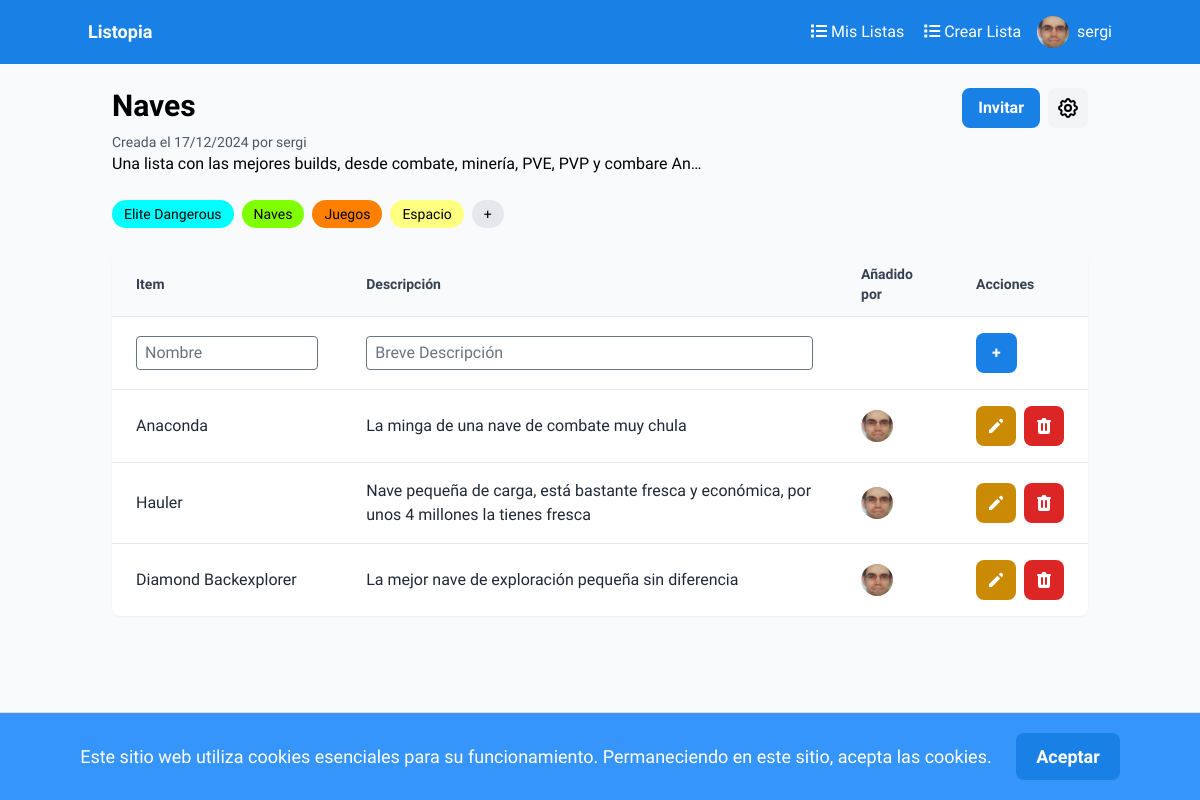
The app's page /lists/2/ (signed in), older data.
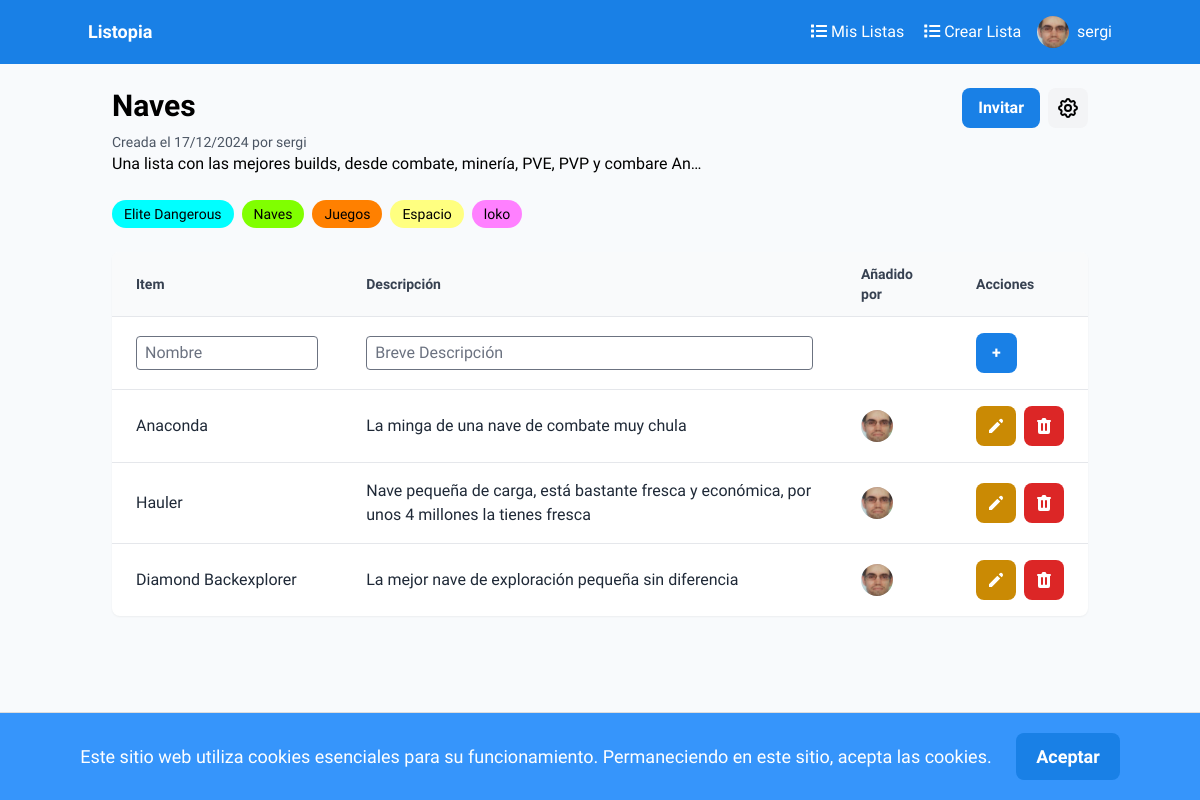
The same page, newer data.
### lists/models.py (models this page shows, shortened)
class Tag(models.Model):
    name = models.CharField(max_length=40)
    color = models.CharField(max_length=7, default="#007bff")
    list = models.ForeignKey(List, on_delete=models.CASCADE)

class Item(models.Model):
    list = models.ForeignKey(List, on_delete=models.CASCADE)
    added_by = models.ForeignKey(User, on_delete=models.CASCADE, related_name='added_items')
    name = models.CharField(max_length=40)
    description = models.CharField(max_length=256, blank=True, null=True)
    added_on = models.DateTimeField(auto_now_add=True)

### auth_app/models.py (models this page shows, shortened)
class Profile(models.Model):
    user = models.OneToOneField(User, on_delete=models.CASCADE)
    description = models.TextField()
    pic = models.ImageField(upload_to='profile_pics', blank=True, null=True)

### lists/views.py (the view)
# urls.py: path('<int:list_id>/', views.list_details, name='list_details'),
@login_required
def list_details(request, list_id):
    list = get_object_or_404(List, pk=list_id)
    if list.is_public or request.user == list.creator or request.user in list.collaborators.all():
        items = Item.objects.filter(list=list_id).order_by('added_on')
        tags = Tag.objects.filter(list=list_id)
        return render(request, 'list_details.html', {
            'title': "Detalles de la lista",
            'list': list,
            'items': items,
            'tags': tags
        })
    else:
        raise Http404

### lists/templates/list_details.html (shortened to what the changed rows need)
{% extends 'base.html' %}
{% block content %}
<div class="max-w-5xl mx-auto p-6">
    <div class="flex justify-between items-start mb-6">
        <div>
            <h2 class="text-3xl font-bold mb-2">{{ list.name }}</h2>
        </div>
    </div>
    <div class="flex flex-wrap gap-2 mb-6">
        {% for tag in tags %}
            <span class="bg-[{{ tag.color }}] text-sm font-medium px-3 py-1 rounded-full">{{ tag.name }}</span>
        {% endfor %}
        {% if request.user == list.creator or request.user in list.collaborators.all %}
            {% if tags|length < 5 %}
                <span id="add-tag-button" class="bg-gray-200 text-sm font-medium px-3 py-1 rounded-full cursor-pointer">+</span>
            {% endif %}
        {% endif %}
    </div>
    <div class="bg-white shadow-sm rounded-lg overflow-hidden mb-6" id="items-container">
        <div class="hidden sm:block">
            <table class="table-auto w-full text-left">
                <thead>
                    <tr class="bg-gray-50">
                        <th class="px-6 py-3 text-sm font-semibold text-gray-700">Item</th>
                        <th class="px-6 py-3 text-sm font-semibold text-gray-700">Descripción</th>
                        <th class="px-6 py-3 text-sm font-semibold text-gray-700">Añadido por</th>
                        {% if item.added_by == request.user and reques.user in collaborators.all or list.creator == request.user %}
                        <th class="px-6 py-3 text-sm font-semibold text-gray-700">Acciones</th>
                        {% endif %}
                    </tr>
                </thead>
                <tbody>
                    {% if items|length == 0 %}
                        <tr>
                            <td colspan="4" class="px-6 py-4 text-gray-500 text-center italic">
                                ¡Añade tu primer item!
                            </td>
                        </tr>
                    {% else %}
                        {% for item in items %}
                            <tr id="item-row-{{ item.id }}" class="border-t hover:bg-gray-50">
                                <td class="px-6 py-4 text-gray-800">{{ item.name }}</td>
                                <td class="px-6 py-4 text-gray-800">{{ item.description|default:"" }}</td>
                                <td class="px-6 py-4 text-gray-800">
                                    <a href="{% url 'user_details' item.added_by.username %}" class="flex items-center">
                                        <img src="{{ item.added_by.profile.pic.url }}" class="w-8 h-8 rounded-full mr-2" alt="{{item.added_by.username}}">
                                    </a>
                                </td>
                                {% if item.added_by == request.user and reques.user in collaborators.all or list.creator == request.user %}
                                <td class="px-6 py-4 text-gray-800">
                                    <div class="flex gap-2">
                                            <button class="bg-yellow-600 text-white font-bold py-2 rounded-lg h-10 w-10 flex items-center justify-center" title="Editar" onclick="showModifyForm({{ item.id }})">
                                                <svg xmlns="http://www.w3.org/2000/svg" class="h-5 w-5" viewBox="0 0 20 20" fill="currentColor">
                                                    <path d="M13.586 3.586a2 2 0 112.828 2.828l-.793.793-2.828-2.828.793-.793zM11.379 5.793L3 14.172V17h2.828l8.38-8.379-2.83-2.828z" />
                                                </svg>
                                            </button>
                                            <form class="inline-block" action="{% url 'delete_item' list_id=list.id item_id=item.id %}" method="post" onsubmit="return confirmSend(event, this, '¿Quieres eliminar este item?')">
                                                <button class="bg-red-600 text-white font-bold py-2 rounded-lg h-10 w-10 flex items-center justify-center" title="Borrar">
                                                </button>
                                            </form>
                                    </div>
                                </td>
                                {% endif %}
                            </tr>
                        {% endfor %}
                    {% endif %}
                </tbody>
            </table>
        </div>
    </div>
</div>
{% endblock %}

Row changes from the older to the newer data that the page shows:
added Tag: name "loko"
